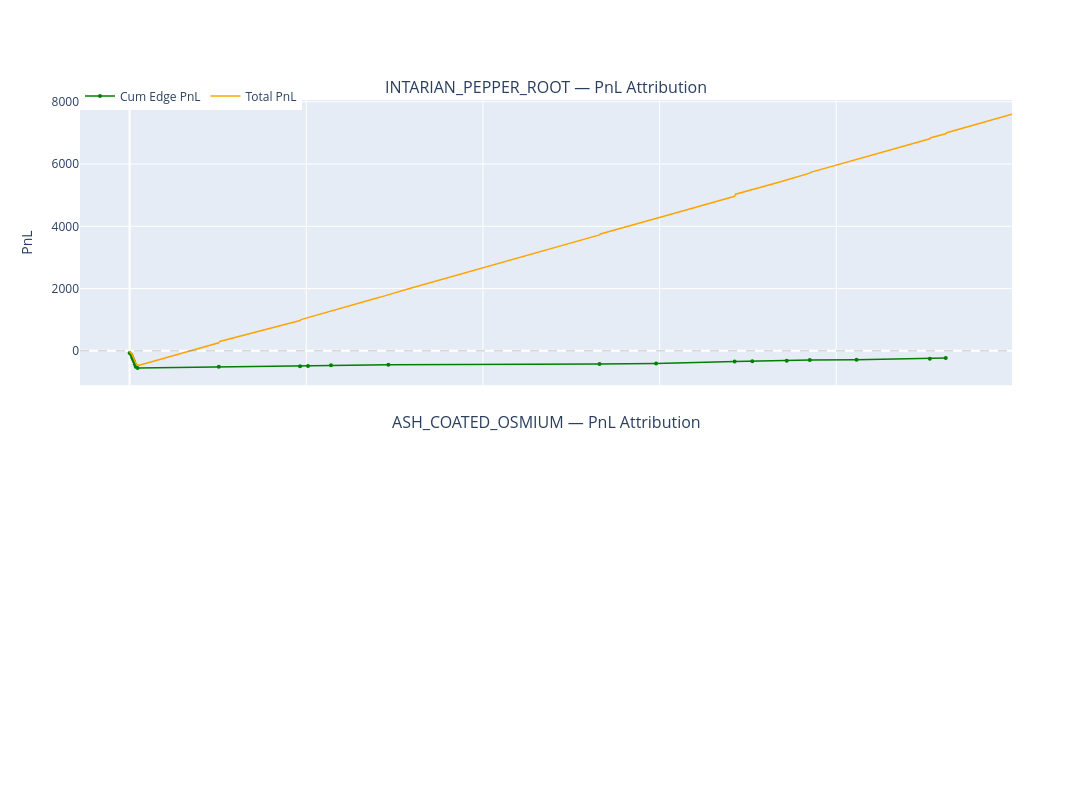

Source (notebook cell):
### Markdown cell above
## Step 7: PnL 归因 — 做市 vs 头寸损益

将 PnL 拆分为：
- **Realized edge PnL**：每笔成交时的 edge × qty 累计（确定性收益）
- **Mark-to-market PnL**：持仓的未实现盈亏（随价格漂移波动）

两者之和应近似等于总 PnL。

### Code cell
fig = make_subplots(rows=len(products), cols=1, shared_xaxes=True,
                    subplot_titles=[f"{p} — PnL Attribution" for p in products],
                    vertical_spacing=0.08)

for i, product in enumerate(products, 1):
    pt = my_with_wm.filter(pl.col("product") == product).sort("timestamp")
    if pt.height == 0:
        continue

    # 累计 edge PnL
    ts_list = pt["timestamp"].to_list()
    cum_edge = np.cumsum(pt["edge_pnl"].to_list())

    # 总 PnL（从 activitiesLog）
    pnl_p = pnl_by_product.filter(pl.col("product") == product).sort("timestamp")

    # Mark-to-market 差值 = total_pnl - cum_edge（在成交时刻内插）
    fig.add_trace(go.Scatter(
        x=ts_list, y=cum_edge.tolist(),
        mode="lines+markers", line=dict(color="green", width=1.5),
        marker=dict(size=4),
        name="Cum Edge PnL", legendgroup="edge", showlegend=(i == 1),
    ), row=i, col=1)

    fig.add_trace(go.Scatter(
        x=pnl_p["timestamp"].to_list(), y=pnl_p["profit_and_loss"].to_list(),
        mode="lines", line=dict(color="orange", width=1.5),
        name="Total PnL", legendgroup="total", showlegend=(i == 1),
    ), row=i, col=1)

    fig.add_hline(y=0, line_dash="dash", line_color="gray", line_width=0.5, row=i, col=1)
    fig.update_yaxes(title_text="PnL", row=i, col=1)

    final_edge = cum_edge[-1] if len(cum_edge) else 0
    final_total = pnl_p["profit_and_loss"].to_list()[-1] if pnl_p.height else 0
    print(f"{product}: cum_edge={final_edge:.2f}, total_pnl={final_total:.2f}, "
          f"mtm_component={final_total - final_edge:.2f}")

fig.update_xaxes(title_text="Timestamp", row=len(products), col=1)
fig.update_layout(height=400 * len(products), width=1200,
                  legend=dict(orientation="h", y=1.03, x=0))
fig.show()

### Figure 1 — Plotly figure (JSON) as saved in the notebook; plotly's stock layout.template omitted (floating-point values rounded to 4 significant figures; data arrays with more than 128 entries replaced by an {"elided": "..."} marker saying what was removed)
{"data": [{"legendgroup": "edge", "line": {"color": "green", "width": 1.5}, "marker": {"size": 4}, "mode": "lines+markers", "name": "Cum Edge PnL", "showlegend": true, "type": "scatter", "x": [0, 200, 300, 400, 500, 600, 700, 900, 10100, 19300, 20200, 22800, 29300, 53200, 59600, 68500, 70500, 74400, 77000, 82300, 90600, 92400], "xaxis": "x", "y": [-66, -136, -213, -276, -346, -430, -514, -549, -513, -493, -489, -465, -449, -425, -409, -346, -331, -315, -297, -285, -255, -230], "yaxis": "y"}, {"legendgroup": "total", "line": {"color": "orange", "width": 1.5}, "mode": "lines", "name": "Total PnL", "showlegend": true, "type": "scatter", "x": {"elided": "1000 int values"}, "xaxis": "x", "y": {"elided": "1000 float values"}, "yaxis": "y"}], "layout": {"annotations": [{"font": {"size": 16}, "showarrow": false, "text": "INTARIAN_PEPPER_ROOT — PnL Attribution", "x": 0.5, "xanchor": "center", "xref": "paper", "y": 1, "yanchor": "bottom", "yref": "paper"}, {"font": {"size": 16}, "showarrow": false, "text": "ASH_COATED_OSMIUM — PnL Attribution", "x": 0.5, "xanchor": "center", "xref": "paper", "y": 0.46, "yanchor": "bottom", "yref": "paper"}], "height": 800, "legend": {"orientation": "h", "x": 0, "y": 1.03}, "shapes": [{"line": {"color": "gray", "dash": "dash", "width": 0.5}, "type": "line", "x0": 0, "x1": 1, "xref": "x domain", "y0": 0, "y1": 0, "yref": "y"}], "width": 1200, "xaxis": {"anchor": "y", "domain": [0, 1], "matches": "x2", "showticklabels": false}, "xaxis2": {"anchor": "y2", "domain": [0, 1], "title": {"text": "Timestamp"}}, "yaxis": {"anchor": "x", "domain": [0.54, 1], "title": {"text": "PnL"}}, "yaxis2": {"anchor": "x2", "domain": [0, 0.46]}}}
